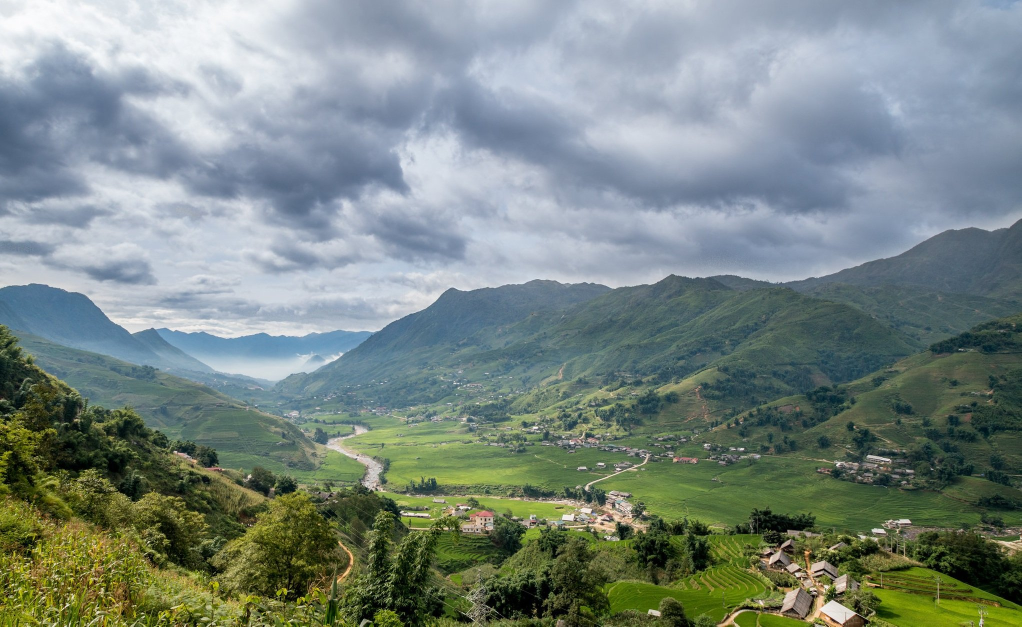
#> input picture src/input/example.jpg, 2043 x 1253 px (shown at 1/2 size); its folder holds only this picture in this run
$ jupyter execute --allow-errors 23127211.ipynb
#> lines starting #> are read from the running program, lines starting #| are printed output that depends on the picture
# Project 01 - Color Compression

## Thông tin sinh viên

- Họ và tên: Nguyễn Lê Hồ Anh Khoa
- MSSV: 23127211
- Lớp: 23CLC09

## Import các thư viện liên quan

[cell 1]
from PIL import Image
import numpy as np
import matplotlib.pyplot as plt
import os
import time

## Helper functions

[cell 2]
def read_img(img_path):
    """
    Read image from img_path

    Parameters
    ----------
    img_path : str
        Path of image

    Returns
    -------
        Image (2D)
    """

    img = Image.open(img_path).convert("RGB")
    img_array = np.array(img)
    return img_array


def show_img(img_2d):
    """
    Show image

    Parameters
    ----------
    img_2d : <your type>
        Image (2D)
    """

    plt.imshow(img_2d)
    plt.axis("off")
    plt.show()


# [16 lines left out: function save_img, not called in this run]


def convert_img_to_1d(img_2d):
    """
    Convert 2D image to 1D image

    Parameters
    ----------
    img_2d : <your type>
        Image (2D)

    Returns
    -------
        Image (1D)
    """

    h, w, c = img_2d.shape
    return img_2d.reshape((h * w, c))


def kmeans(img_1d, k_clusters, max_iter, init_centroids="random"):
    """
    K-Means algorithm

    Parameters
    ----------
    img_1d : np.ndarray with shape=(height * width, num_channels)
        Original (1D) image
    k_clusters : int
        Number of clusters
    max_iter : int
        Max iterator
    init_centroids : str, default='random'
        The method used to initialize the centroids for K-means clustering
        'random' --> Centroids are initialized with random values between 0 and 255 for each channel
        'in_pixels' --> A random pixel from the original image is selected as a centroid for each cluster

    Returns
    -------
    centroids : np.ndarray with shape=(k_clusters, num_channels)
        Stores the color centroids for each cluster
    labels : np.ndarray with shape=(height * width, )
        Stores the cluster label for each pixel in the image
    """

    img_1d = img_1d.astype(np.float32)
    num_channels = img_1d.shape[1]

    if init_centroids == "random":
        centroids = set()
        while len(centroids) < k_clusters:
            new_centroid = tuple(np.random.randint(0, 256, size=num_channels))
            centroids.add(new_centroid)
        centroids = np.array(list(centroids), dtype=np.float32)
    else:
        centroids = set()
        while len(centroids) < k_clusters:
            new_centroid = img_1d[np.random.randint(0, len(img_1d))]
            centroids.add(tuple(new_centroid))
        centroids = np.array(list(centroids), dtype=np.float32)

    labels = np.zeros(len(img_1d), dtype=np.int32)

    count_iter = 0
    for _ in range(max_iter):
        old_centroids = centroids.copy()

        # Vectorized distance calculation
        diff = (
            img_1d[np.newaxis, :, :] - centroids[:, np.newaxis, :]
        )  # (k, n_pixels, 3)
        distances = np.sum(diff**2, axis=2)  # (k, n_pixels)
        labels = np.argmin(distances, axis=0)

        # Update centroids
        for i in range(k_clusters):
            points = img_1d[labels == i]
            if len(points) > 0:
                centroids[i] = points.mean(axis=0)

        if has_converged(old_centroids, centroids):
            count_iter = _ + 1
            break

    return centroids, labels, count_iter


def generate_2d_img(img_2d_shape, centroids, labels):
    """
    Generate a 2D image based on K-means cluster centroids

    Parameters
    ----------
    img_2d_shape : tuple (height, width, 3)
        Shape of image
    centroids : np.ndarray with shape=(k_clusters, num_channels)
        Store color centroids
    labels : np.ndarray with shape=(height * width, )
        Store label for pixels (cluster's index on which the pixel belongs)

    Returns
    -------
        New image (2D)
    """
    quantized_1d = centroids[labels]
    quantized_2d = quantized_1d.reshape(img_2d_shape)
    result = quantized_2d.astype(np.uint8)

    # Count unique colors in the output image
    unique_colors = len(np.unique(result.reshape(-1, 3), axis=0))
    print(f"Number of colors in output: {unique_colors}")

    return result


def has_converged(old_centroids, new_centroids, tolerance=0.001):
    """
    Check for convergence based on the relative change of centroids.

    Parameters
    ----------
    old_centroids : np.ndarray
        Centroids from the previous iteration.
    new_centroids : np.ndarray
        Current centroids.
    tolerance : float, default=0.01
        The threshold for relative change (1% = 0.01).

    Returns
    -------
    bool : True if the centroids have converged.
    """
    diff = np.abs(old_centroids - new_centroids)
    relative_change = diff / (np.abs(old_centroids) + 1e-8)

    max_relative_change = np.max(relative_change)

    return max_relative_change < tolerance

## Your tests

[cell 3]
def benchmark(
    input_folder="input",
    output_folder="output",
    export_type="png",
    img_size=(1920, 1080),
):

    os.makedirs(output_folder, exist_ok=True)
    image_names = [f"test{i}.jpg" for i in range(1, 11)]

    def run_test(attr_name, values, fixed_params):
        avg_iters = []
        avg_times = []

        for val in values:
            times = []
            iters = []

            for img_name in image_names:
                img_path = os.path.join(input_folder, img_name)
                img_2d = read_img(img_path)
                img_2d_resized = np.array(Image.fromarray(img_2d).resize(img_size))
                img_1d = convert_img_to_1d(img_2d_resized)
                params = {
                    "k_clusters": fixed_params.get("k_clusters", 5),
                    "max_iter": fixed_params.get("max_iter", 20),
                    "init_centroids": fixed_params.get("init_centroids", "in_pixels"),
                }

                params[attr_name] = val
                start = time.time()
                centroids, labels, count_iter = kmeans(img_1d, **params)
                duration = time.time() - start
                times.append(duration)
                iters.append(count_iter)
                quantized_img = generate_2d_img(img_2d_resized.shape, centroids, labels)

                filename = f"{img_name[:-4]}_{attr_name}_{val}"
                out_path = os.path.join(output_folder, filename)
                save_img(quantized_img, out_path, export_type)

            avg_time = np.mean(times)
            avg_iter = np.mean(iters)

            avg_times.append(avg_time)
            avg_iters.append(avg_iter)
        fig, (ax1, ax2) = plt.subplots(1, 2, figsize=(12, 4))

        # Plot runtime
        ax1.plot(values, avg_times, marker="o", color="blue")
        ax1.set_title(f"Runtime: {attr_name}")
        ax1.set_xlabel(attr_name)
        ax1.set_ylabel("Avg Runtime (s)")
        ax1.grid(True)

        # Plot iterations
        ax2.plot(values, avg_iters, marker="s", color="red")
        ax2.set_title(f"Iterations: {attr_name}")
        ax2.set_xlabel(attr_name)
        ax2.set_ylabel("Avg Iterations")
        ax2.grid(True)

        plt.tight_layout()
        chart_path = os.path.join(output_folder, f"chart_{attr_name}.{export_type}")
        plt.savefig(chart_path)
        plt.close()
        print(f"Saved chart: {chart_path}")

        # Print detailed results
        print(f"\nResults for {attr_name}:")
        print("-" * 40)
        for v, t, i in zip(values, avg_times, avg_iters):
            print(f"{attr_name}={v}: Runtime={t:.2f}s, Iterations={i:.1f}")

    # Test 1: max_iter
    run_test(
        "max_iter",
        [5, 20, 100, 200],
        fixed_params={"k_clusters": 5, "init_centroids": "in_pixels"},
    )

    # Test 2: init method
    run_test(
        "init_centroids",
        ["random", "in_pixels"],
        fixed_params={"k_clusters": 5, "max_iter": 100},
    )

    # Test 3: K clusters
    run_test(
        "k_clusters",
        [3, 5, 7, 9],
        fixed_params={"init_centroids": "in_pixels", "max_iter": 100},
    )


# [86 lines left out: function display_and_save_results, not called in this run]


#> (the rest of this cell did not finish here and is left out)

## Main FUNCTION

[cell 4]
def main():
    img_input_path = input(
        "Enter the full path to the photo (e.g., input/example5.jpg): "
    ).strip()
#> the answer given: input/example.jpg
#> img_input_path = 'input/example.jpg'
    # img_input_path = "input/example.jpg"
    img_2d = read_img(img_input_path)
#> call 2 of read_img, with img_path = 'input/example.jpg'
#> in read_img, img is the input picture: PIL image 2043x1253 RGB; mean R, G, B 122.2, 135.7, 130.5

    print("Original photo:")
    show_img(img_2d)

    img_1d = convert_img_to_1d(img_2d)
    print("Counting unique colors in the original image...")
    unique_colors = np.unique(img_1d, axis=0)
    print(f"Unique colors in the original image: {unique_colors.shape[0]} colors")
#| Unique colors in the original image: 212873 colors

    k_clusters = int(input("Enter number of colors (clusters): "))
#> the answer given: 3
    # k_clusters = 7
    if k_clusters < 1 or k_clusters > unique_colors.shape[0]:
        print(
            f"Invalid number of clusters. Must be between 1 and {unique_colors.shape[0]}."
        )
        return
    max_iter = int(input("Enter max iterations for K-Means: "))
#> the answer given: 3
    init_method = input(
        "Choose centroid init method ('random' or 'in_pixels'): "
    ).strip()
#> the answer given: 1

    # max_iter = 300
    # init_method = "random"  # 'random' or 'in_pixels'

    start_time = time.time()
    centroids, labels, count_iter = kmeans(img_1d, k_clusters, max_iter, init_method)
#> the loop in kmeans, `while len(centroids) < k_clusters:` made 3 passes
#> new_centroid on passes 1 to 3: [168, 179, 197], [113, 135, 132], [98, 99, 23]
#> after the loop in kmeans, `while len(centroids) < k_clusters:`: centroids = 3 items
#> in kmeans, `centroids = np.array(list(centroids), dtype=np.float32)`: centroids = [[98, 99, 23], [168, 179, 197], [113, 135, 132]]
#> the loop in kmeans, `for _ in range(max_iter):` made 3 passes
#> max_relative_change in has_converged on passes 2 to 3: 0.045, 0.0107
#> (old_centroids, max_relative_change in has_converged) on pass 1: ([[98, 99, 23], [168, 179, 197], [113, 135, 132]], 0.797)
#> after the loop in kmeans, `for _ in range(max_iter):`: centroids = [[61.7, 74.67, 43.1], [178.7, 188.9, 202.1], [114.4, 132.1, 130.3]]
#> count_iter = 0
    end_time = time.time()
    print(
        f"K-Means completed in {end_time - start_time:.2f} seconds with {k_clusters} clusters and break at iteration {count_iter}."
    )
#| K-Means completed in 2.14 seconds with 3 clusters and break at iteration 0.

    new_img_2d = generate_2d_img(img_2d.shape, centroids, labels)
#> in generate_2d_img, `quantized_2d = quantized_1d.reshape(img_2d_shape)`:
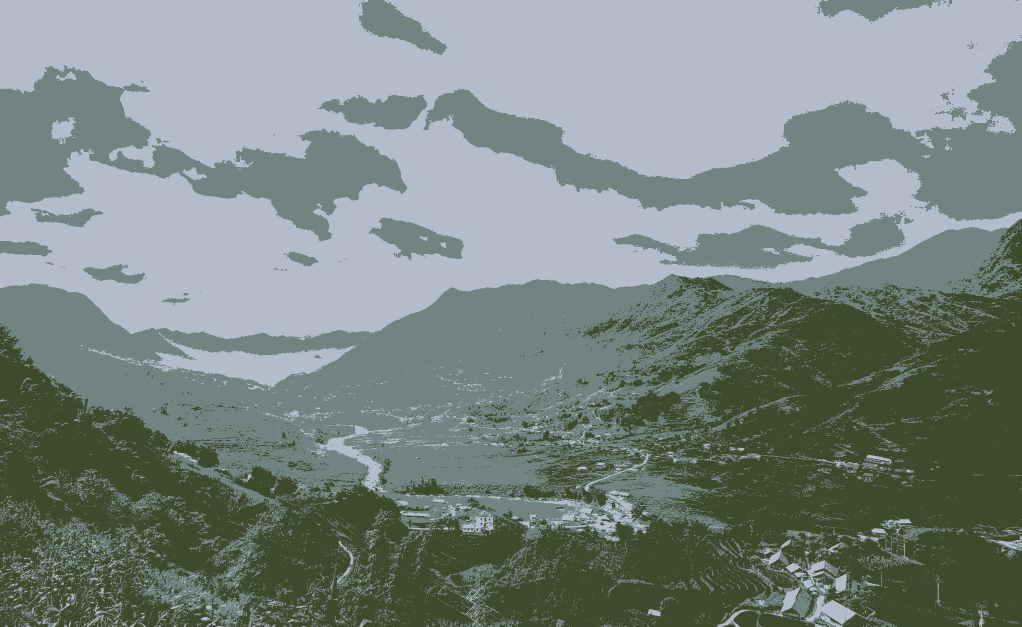
#> quantized_2d: shape (1253, 2043, 3) float32 (shown at 1/2 size); mean of channels 0, 1, 2 122.4, 133.6, 128; drawn as R, G, B
#> in generate_2d_img, `unique_colors = len(np.unique(result.reshape(-1, 3), axis=0))`: unique_colors = 3
#| Number of colors in output: 3

    print(f"Photo after reducing color to {k_clusters} colors:")
    show_img(new_img_2d)

    base_name = os.path.basename(img_input_path).rsplit(".", 1)[0]
    output_path = os.path.join(f"{base_name}_compressed")

    valid_formats = {"jpg", "JPG", "jpeg", "JPEG", "png", "PNG", "pdf", "PDF"}
    export_type = input("Enter file format to save (jpg, png, pdf): ").strip().lower()
#> the answer given: out.png
    # export_type = "JPG"

    if export_type not in valid_formats:
        print("Invalid file format. Allowed: jpg, png, pdf.")
        return

    save_img(new_img_2d, output_path, export_type)


$ run again, on src/input/test2.jpg
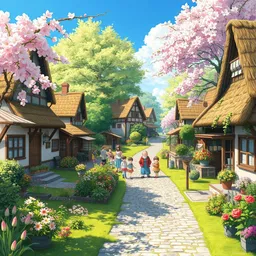
#> input picture src/input/test2.jpg, 256 x 256 px
#> img_input_path = 'input/test2.jpg'
#> in read_img, img is the input picture: PIL image 256x256 RGB; mean R, G, B 139.9, 147.8, 121.5
#| Unique colors in the original image: 47957 colors
#> the loop in kmeans, `while len(centroids) < k_clusters:` made 3 passes
#> new_centroid on passes 1 to 3: [49, 160, 234], [65, 68, 51], [115, 171, 177]
#> after the loop in kmeans, `while len(centroids) < k_clusters:`: centroids = 3 items
#> in kmeans, `centroids = np.array(list(centroids), dtype=np.float32)`: centroids = [[49, 160, 234], [115, 171, 177], [65, 68, 51]]
#> the loop in kmeans, `for _ in range(max_iter):` made 3 passes
#> max_relative_change in has_converged on passes 2 to 3: 0.0969, 0.0485
#> after the loop in kmeans, `for _ in range(max_iter):`: centroids = [[72.08, 171.6, 227.1], [206.3, 197.6, 157.3], [75.93, 85.57, 60.13]]
#> in main, `centroids, labels, count_iter = kmeans(img_1d, k_clusters, max_iter, i..`: count_iter = 0
#| K-Means completed in 0.06 seconds with 3 clusters and break at iteration 0.
#> in generate_2d_img, `quantized_2d = quantized_1d.reshape(img_2d_shape)`:
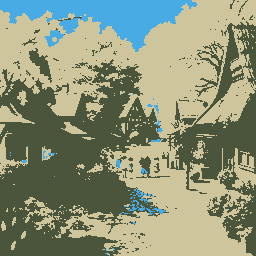
#> quantized_2d: shape (256, 256, 3) float32; mean of channels 0, 1, 2 140, 147.8, 121.5; drawn as R, G, B
#> unique_colors = 3
#| Number of colors in output: 3

$ run again, on src/input/test3.jpg
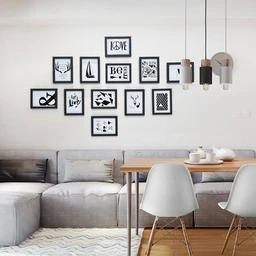
#> input picture src/input/test3.jpg, 256 x 256 px
#> img_input_path = 'input/test3.jpg'
#> in read_img, img is the input picture: PIL image 256x256 RGB; mean R, G, B 187.3, 182.5, 179.2
#| Unique colors in the original image: 11483 colors
#> the loop in kmeans, `while len(centroids) < k_clusters:` made 3 passes
#> new_centroid on passes 1 to 3: [218, 218, 218], [54, 50, 51], [145, 131, 131]
#> after the loop in kmeans, `while len(centroids) < k_clusters:`: centroids = 3 items
#> in kmeans, `centroids = np.array(list(centroids), dtype=np.float32)`: centroids = [[145, 131, 131], [218, 218, 218], [54, 50, 51]]
#> the loop in kmeans, `for _ in range(max_iter):` made 3 passes
#> max_relative_change in has_converged on passes 2 to 3: 0.108, 0.0565
#> after the loop in kmeans, `for _ in range(max_iter):`: centroids = [[153.3, 143.5, 136.7], [216.6, 215.3, 214.1], [84.84, 69.2, 59.2]]
#> in main, `centroids, labels, count_iter = kmeans(img_1d, k_clusters, max_iter, i..`: count_iter = 0
#| K-Means completed in 0.06 seconds with 3 clusters and break at iteration 0.
#> in generate_2d_img, `quantized_2d = quantized_1d.reshape(img_2d_shape)`:
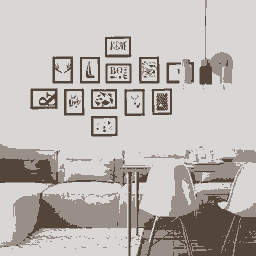
#> quantized_2d: shape (256, 256, 3) float32; mean of channels 0, 1, 2 187.4, 182.5, 179.1; drawn as R, G, B
#> unique_colors = 3
#| Number of colors in output: 3

$ run again, on src/input/test4.jpg
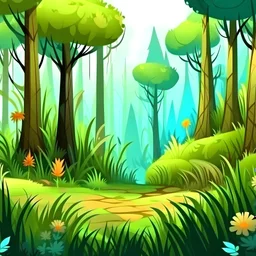
#> input picture src/input/test4.jpg, 256 x 256 px
#> img_input_path = 'input/test4.jpg'
#> in read_img, img is the input picture: PIL image 256x256 RGB; mean R, G, B 111.1, 166.7, 84
#| Unique colors in the original image: 46354 colors
#> the loop in kmeans, `while len(centroids) < k_clusters:` made 3 passes
#> new_centroid on passes 1 to 3: [255, 255, 255], [7, 61, 0], [34, 120, 25]
#> after the loop in kmeans, `while len(centroids) < k_clusters:`: centroids = 3 items
#> in kmeans, `centroids = np.array(list(centroids), dtype=np.float32)`: centroids = [[7, 61, 0], [255, 255, 255], [34, 120, 25]]
#> the loop in kmeans, `for _ in range(max_iter):` made 3 passes
#> (old_centroids, max_relative_change in has_converged) on pass 1: ([[7, 61, 0], [255, 255, 255], [34, 120, 25]], 1.18e+09)
#> after the loop in kmeans, `for _ in range(max_iter):`: centroids = [[32.16, 77.52, 19.14], [174.6, 243.9, 181.6], [120, 171.5, 47.9]]
#> in main, `centroids, labels, count_iter = kmeans(img_1d, k_clusters, max_iter, i..`: count_iter = 0
#| K-Means completed in 0.06 seconds with 3 clusters and break at iteration 0.
#> in generate_2d_img, `quantized_2d = quantized_1d.reshape(img_2d_shape)`:
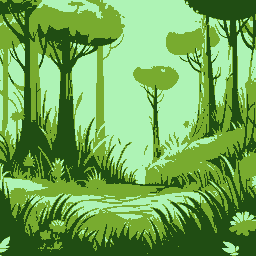
#> quantized_2d: shape (256, 256, 3) float32; mean of channels 0, 1, 2 111.1, 166.8, 84; drawn as R, G, B
#> unique_colors = 3
#| Number of colors in output: 3

$ run again, on src/input/example2.jpg
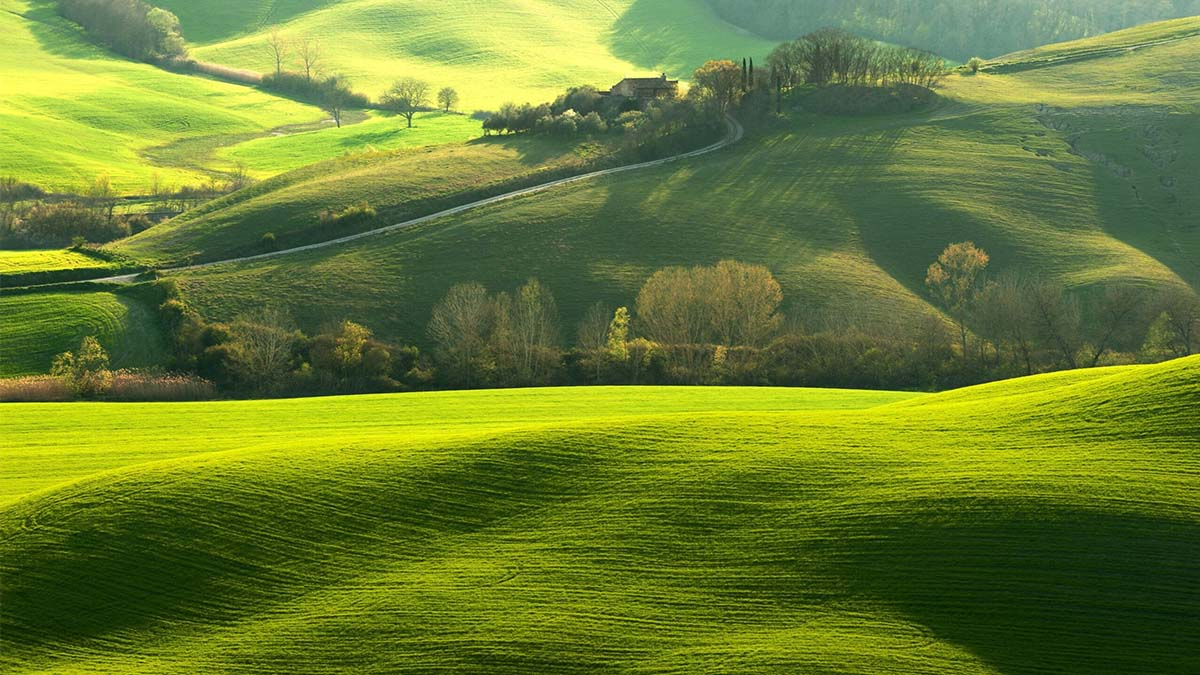
#> input picture src/input/example2.jpg, 1200 x 675 px
#> img_input_path = 'input/example2.jpg'
#> in read_img, img is the input picture: PIL image 1200x675 RGB; mean R, G, B 105, 125, 49.8
#| Unique colors in the original image: 157048 colors
#> the loop in kmeans, `while len(centroids) < k_clusters:` made 3 passes
#> new_centroid on passes 1 to 3: [56, 81, 60], [32, 43, 29], [91, 120, 92]
#> after the loop in kmeans, `while len(centroids) < k_clusters:`: centroids = 3 items
#> in kmeans, `centroids = np.array(list(centroids), dtype=np.float32)`: centroids = [[32, 43, 29], [56, 81, 60], [91, 120, 92]]
#> the loop in kmeans, `for _ in range(max_iter):` made 3 passes
#> max_relative_change in has_converged on passes 2 to 3: 0.139, 0.13
#> after the loop in kmeans, `for _ in range(max_iter):`: centroids = [[35.66, 58.49, 12.48], [83.78, 103.6, 52.29], [176.5, 195, 69.88]]
#> in main, `centroids, labels, count_iter = kmeans(img_1d, k_clusters, max_iter, i..`: count_iter = 0
#| K-Means completed in 0.76 seconds with 3 clusters and break at iteration 0.
#> in generate_2d_img, `quantized_2d = quantized_1d.reshape(img_2d_shape)`:
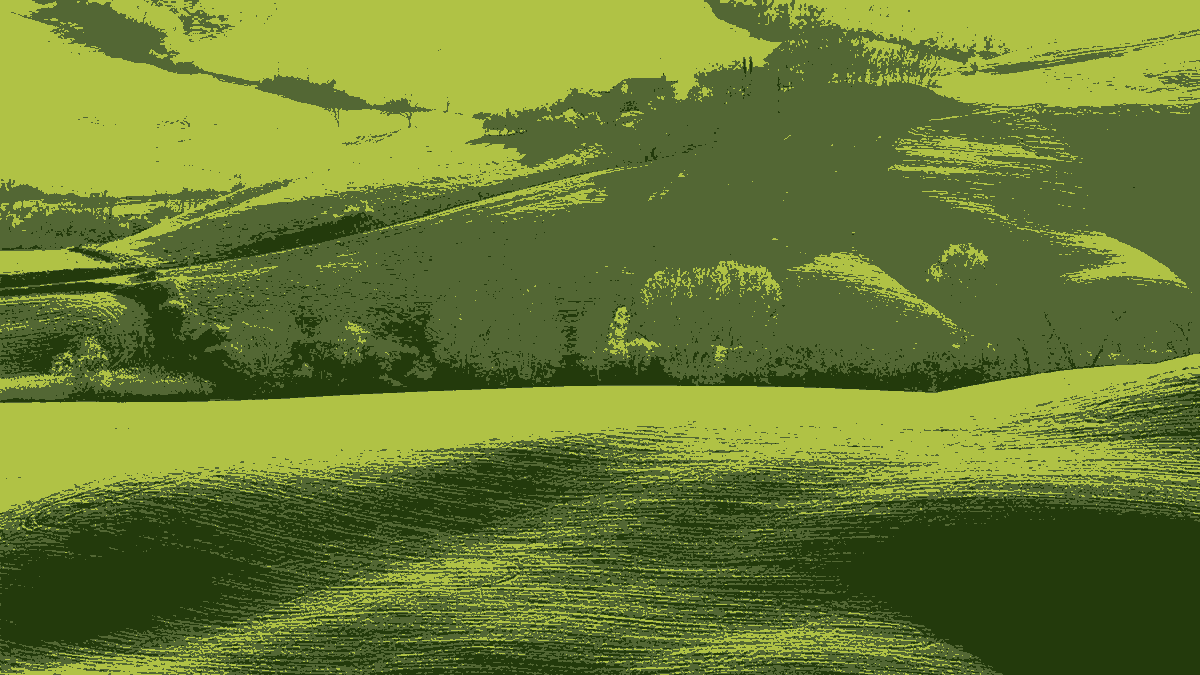
#> quantized_2d: shape (675, 1200, 3) float32; mean of channels 0, 1, 2 103.9, 124.5, 49.6; drawn as R, G, B
#> unique_colors = 3
#| Number of colors in output: 3
